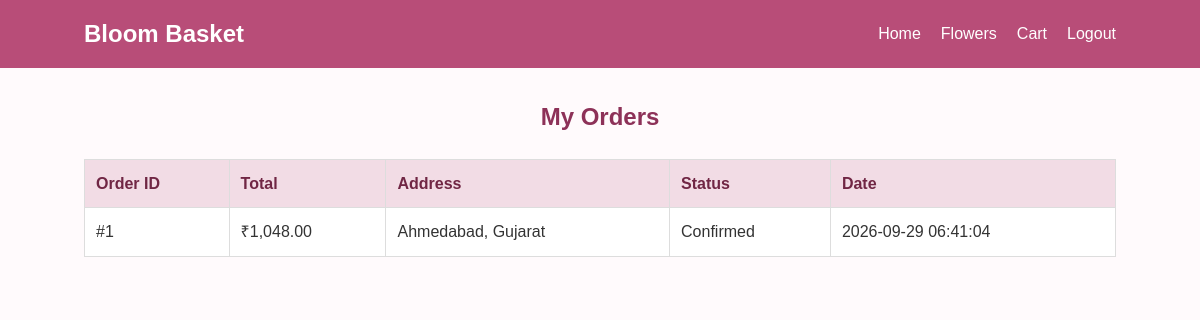
Page /orders.php (signed in) on the committed database.
### tables this page shows
CREATE TABLE orders (
    id INT AUTO_INCREMENT PRIMARY KEY,
    user_id INT NOT NULL,
    total_amount DECIMAL(10,2) NOT NULL,
    address TEXT NOT NULL,
    status ENUM('Pending','Confirmed','Delivered','Cancelled') DEFAULT 'Pending',
    order_date TIMESTAMP DEFAULT CURRENT_TIMESTAMP,
    FOREIGN KEY (user_id) REFERENCES users(id) ON DELETE CASCADE
);

### orders.php (the view, shortened to what this page needs)
<?php
include "config/db.php";
$stmt = mysqli_prepare($conn, "SELECT * FROM orders WHERE user_id = ? ORDER BY id DESC");
mysqli_stmt_bind_param($stmt, "i", $_SESSION["user_id"]);
mysqli_stmt_execute($stmt);
$result = mysqli_stmt_get_result($stmt);
?>
<!DOCTYPE html>
<html>
<head>
    <link rel="stylesheet" href="css/style.css">
</head>
<body>
<nav class="navbar">
    <div class="logo">Bloom Basket</div>
    <ul class="nav-links">
        <li><a href="index.php">Home</a></li>
        <li><a href="flowers.php">Flowers</a></li>
        <li><a href="cart.php">Cart</a></li>
        <li><a href="logout.php">Logout</a></li>
    </ul>
</nav>
<div class="container">
    <h2 class="section-title">My Orders</h2>
    <div class="table-box">
        <table>
            <tr><th>Order ID</th><th>Total</th><th>Address</th><th>Status</th><th>Date</th></tr>
            <?php while ($order = mysqli_fetch_assoc($result)): ?>
                <tr>
                    <td>#<?php echo $order["id"]; ?></td>
                    <td>₹<?php echo number_format($order["total_amount"], 2); ?></td>
                    <td><?php echo htmlspecialchars($order["address"]); ?></td>
                    <td><?php echo htmlspecialchars($order["status"]); ?></td>
                    <td><?php echo htmlspecialchars($order["order_date"]); ?></td>
                </tr>
            <?php endwhile; ?>
        </table>
    </div>
</div>
</body>
</html>

### css/style.css (style rules this page uses)
* { box-sizing: border-box; margin: 0; padding: 0; }
body { font-family: Arial, sans-serif; background: #fffafc; color: #333; line-height: 1.6; }
a { text-decoration: none; color: inherit; }
.navbar { background: #b84d78; color: white; padding: 15px 7%; display: flex; justify-content: space-between; align-items: center; }
.logo { font-size: 24px; font-weight: bold; }
.nav-links { display: flex; gap: 20px; list-style: none; }
.container { width: 86%; max-width: 1100px; margin: 30px auto; }
.section-title { text-align: center; color: #8d3158; margin-bottom: 22px; }
.table-box { overflow-x: auto; background: white; }
table { width: 100%; border-collapse: collapse; }
th, td { padding: 11px; border: 1px solid #ddd; text-align: left; }
th { background: #f2dce5; color: #702644; }

### rows in the picture
orders: id "1", total_amount "1,048.00", address "Ahmedabad, Gujarat", status "Confirmed", order_date "2026-09-29 06:41:04"
